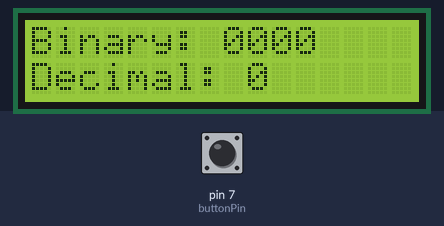
Recording of a sketch running on a simulated Arduino Uno, built with avr-gcc and run on an emulated ATmega328P. Shown: 16×2 character LCD. The test bench sets the inputs (shaded band); at power-on: pin 7 (buttonPin) HIGH.

Above: at 1.2 s.
1.3 s: pin 7 (buttonPin) pulled LOW for 0.15 s
At 1.9 s:
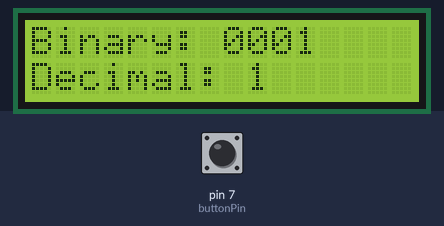
2.9 s: pin 7 (buttonPin) pulled LOW for 1 s
At 4.4 s:
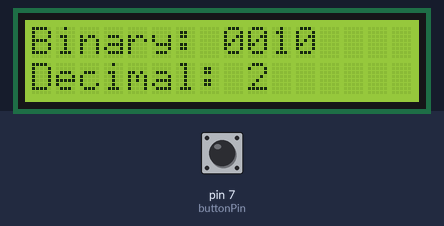
5.4 s: pin 7 (buttonPin) pulled LOW for 0.15 s
At 6.3 s:
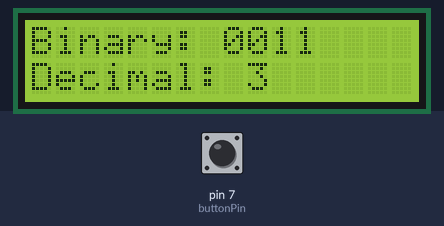
7.0 s: pin 7 (buttonPin) pulled LOW for 1 s
At 7.5 s:
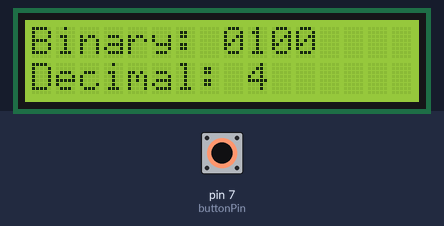
Timing chart, 0 to 10.0 s (numbered marks = the images above; inputs shaded):
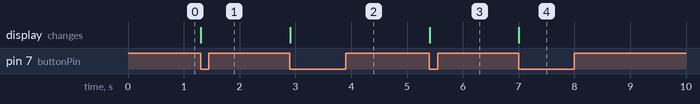

The sketch:

binaryCounter.ino
```cpp
#include <LiquidCrystal.h>

LiquidCrystal lcd(12, 11, 5, 4, 3, 2);
const int buttonPin = 7;
int count = 0;
int lastState = HIGH;

void setup() {
  pinMode(buttonPin, INPUT_PULLUP);
  lcd.begin(16, 2);
  showCount();
}

void loop() {
  int state = digitalRead(buttonPin);
  if (lastState == HIGH && state == LOW) {
    count = (count + 1) % 16;
    showCount();
    delay(50);
  }
  lastState = state;
}

void showCount() {
  lcd.clear();
  lcd.setCursor(0, 0);
  lcd.print("Binary: ");
  for (int i = 3; i >= 0; i--) {
    lcd.print((count >> i) & 1);
  }
  lcd.setCursor(0, 1);
  lcd.print("Decimal: ");
  lcd.print(count);
}
```

Measured:
- after the input at 1.3 s, the display: changes at once (image 1)
- after the input at 2.9 s, the display: changes at once (image 2)
- after the input at 5.4 s, the display: changes at once (image 3)
- after the input at 7.0 s, the display: changes at once (image 4)
